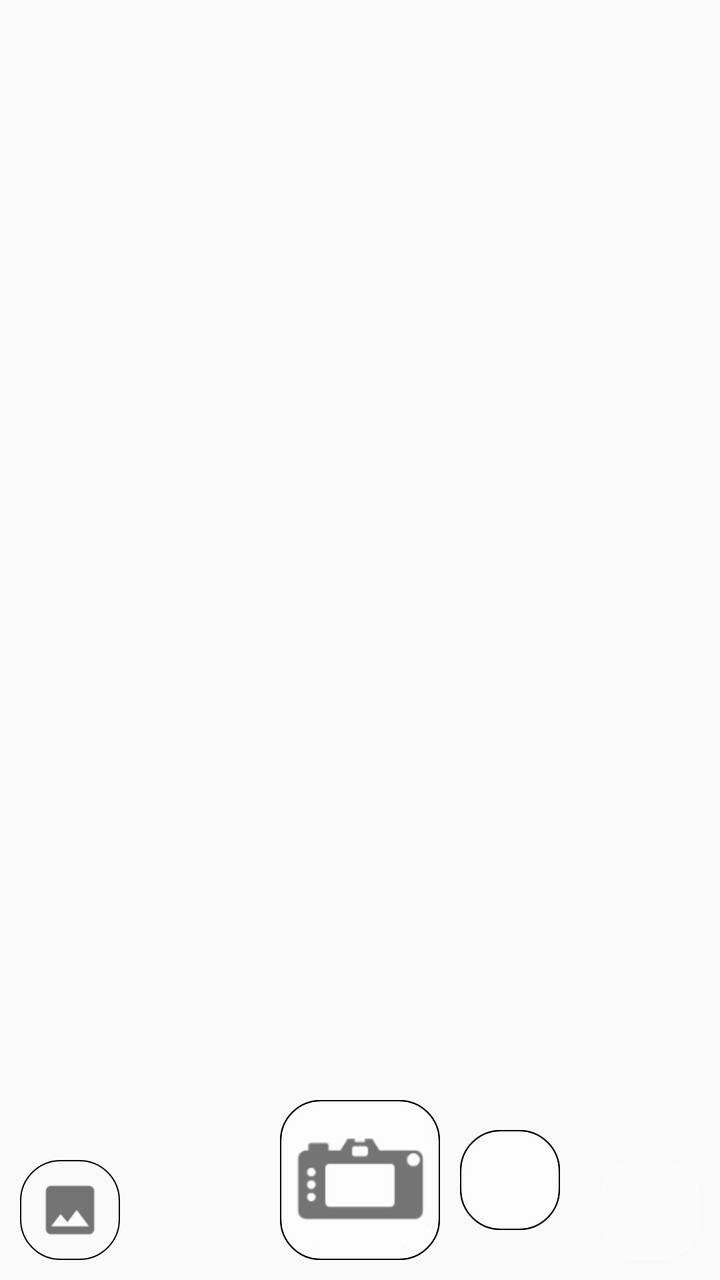
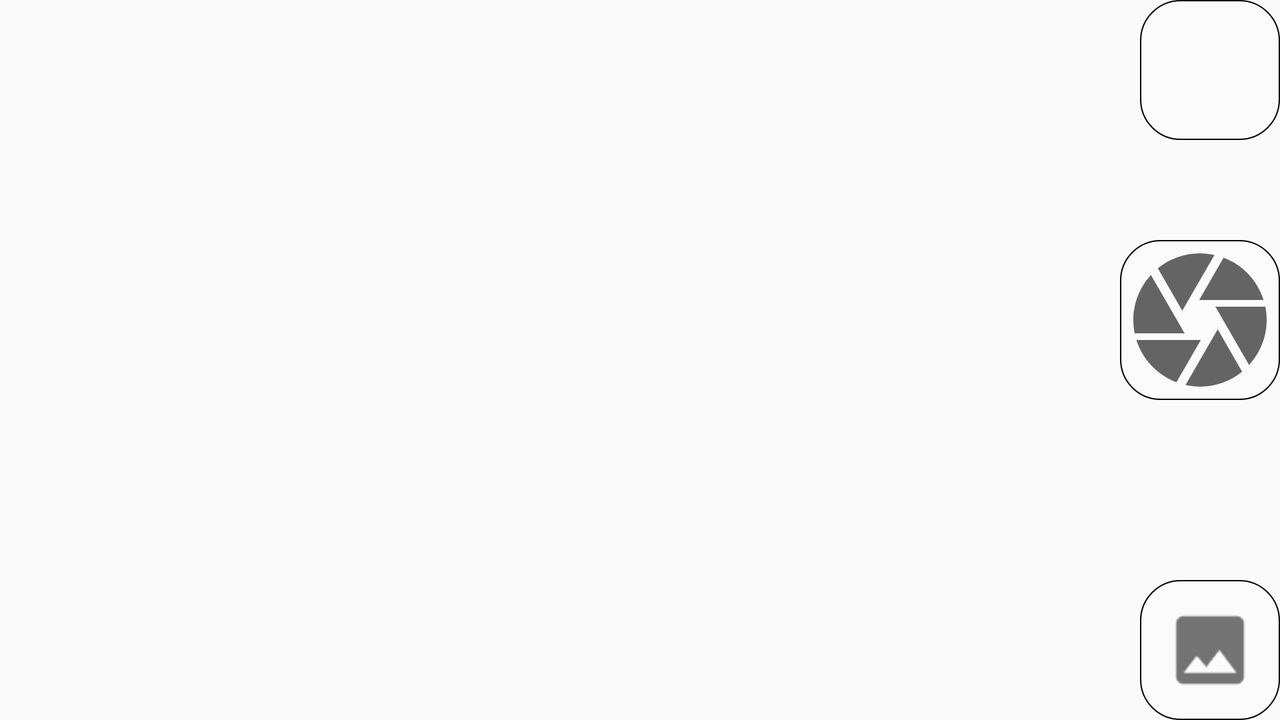

Two renders of one Android screen. The first uses the default layout on a phone; the second uses the alternative layout the repository ships for a different screen configuration, on a matching device. The two XML files are below.
<!-- AndroidManifest.xml: activity theme Theme.AppCompat.Light.NoActionBar -->
<!-- res/layout/activity_main.xml -->
<?xml version="1.0" encoding="utf-8"?>
<androidx.constraintlayout.widget.ConstraintLayout
    xmlns:android="http://schemas.android.com/apk/res/android"
    xmlns:app="http://schemas.android.com/apk/res-auto"
    xmlns:tools="http://schemas.android.com/tools"
    android:layout_width="match_parent"
    android:layout_height="match_parent"
    tools:context=".activities.MainActivity">


    <FrameLayout
        android:layout_width="match_parent"
        android:layout_height="match_parent"
        android:fitsSystemWindows="true"
        app:layout_constraintBottom_toBottomOf="parent"
        app:layout_constraintEnd_toEndOf="parent"
        app:layout_constraintStart_toStartOf="parent"
        app:layout_constraintTop_toTopOf="parent">


        <TextureView
            android:id="@+id/textureView"
            android:layout_width="match_parent"
            android:layout_height="match_parent"
            android:layout_above="@+id/btnCapture" />

        <ProgressBar
            android:id="@+id/progress_loader"
            style="?android:attr/progressBarStyle"
            android:layout_width="50dp"
            android:layout_height="50dp"
            android:layout_centerInParent="true"
            android:layout_gravity="center_vertical|center_horizontal"
            android:visibility="invisible" />

        <androidx.constraintlayout.widget.ConstraintLayout
            android:layout_width="match_parent"
            android:layout_height="match_parent">

            <LinearLayout
                android:id="@+id/linearLayout5"
                android:layout_width="wrap_content"
                android:layout_height="wrap_content"
                android:background="@drawable/button_opaque_background"
                app:layout_constraintBottom_toBottomOf="parent"
                app:layout_constraintEnd_toEndOf="parent"
                android:layout_marginBottom="10dp"
                app:layout_constraintStart_toStartOf="parent">

                <LinearLayout
                    android:layout_width="wrap_content"
                    android:layout_height="wrap_content"
                    android:background="@drawable/button_trasp_background">

                    <ImageButton
                        android:id="@+id/button_capture"
                        android:layout_width="80dp"
                        android:layout_height="80dp"
                        android:background="@color/transparent"
                        android:scaleType="centerCrop"
                        android:src="@drawable/ic_camera_icon"
                        android:text="@string/dummy_button"
                        android:visibility="visible" />
                </LinearLayout>
            </LinearLayout>

            <LinearLayout
                android:id="@+id/ll_end_session"
                android:layout_width="wrap_content"
                android:layout_height="wrap_content"
                android:layout_marginStart="10dp"
                android:background="@drawable/button_opaque_background"
                android:orientation="horizontal"
                app:layout_constraintBottom_toBottomOf="@+id/fullscreen_content_controls3"
                app:layout_constraintStart_toEndOf="@+id/linearLayout5"
                app:layout_constraintTop_toTopOf="@+id/linearLayout5">

                <LinearLayout
                    android:layout_width="wrap_content"
                    android:layout_height="wrap_content"
                    android:layout_gravity="bottom"
                    android:background="@drawable/button_trasp_background">

                    <ImageButton
                        android:id="@+id/button_end_session"
                        android:layout_width="50dp"
                        android:layout_height="50dp"
                        android:background="@color/transparent"
                        android:scaleType="centerCrop"
                        android:src="@drawable/ic_check"
                        android:text="@string/dummy_button" />
                </LinearLayout>
            </LinearLayout>


            <LinearLayout
                android:id="@+id/fullscreen_content_controls2"
                style="?metaButtonBarStyle"
                android:layout_width="wrap_content"
                android:layout_height="wrap_content"
                android:layout_gravity="bottom|start"
                android:layout_marginEnd="10dp"
                android:layout_marginBottom="10dp"
                android:background="@drawable/button_opaque_background"
                android:backgroundTint="@color/opaque_white"
                android:orientation="horizontal"
                app:layout_constraintBottom_toBottomOf="parent"
                app:layout_constraintEnd_toEndOf="parent"
                tools:ignore="UselessParent">


                <LinearLayout
                    android:id="@+id/linearLayout4"
                    android:layout_width="wrap_content"
                    android:layout_height="wrap_content">

                    <ImageButton
                        android:id="@+id/settings"
                        android:layout_width="50dp"
                        android:layout_height="50dp"
                        android:background="@color/transparent"
                        android:scaleType="centerCrop"
                        android:src="@drawable/ic_settings_black"
                        android:text="@string/dummy_button" />
                </LinearLayout>

            </LinearLayout>




            <LinearLayout
                android:id="@+id/fullscreen_content_controls3"
                style="?metaButtonBarStyle"
                android:layout_width="wrap_content"
                android:layout_height="wrap_content"
                android:layout_gravity="bottom|start"
                android:layout_marginStart="10dp"
                android:layout_marginBottom="10dp"
                android:background="@drawable/button_opaque_background"
                android:backgroundTint="@color/opaque_white"
                android:orientation="horizontal"
                app:layout_constraintBottom_toBottomOf="parent"
                app:layout_constraintStart_toStartOf="parent"
                tools:ignore="UselessParent">

                <LinearLayout
                    android:layout_width="wrap_content"
                    android:layout_height="wrap_content"
                    android:background="@drawable/button_trasp_background">

                    <ImageButton
                        android:id="@+id/gallery"
                        android:layout_width="50dp"
                        android:layout_height="50dp"
                        android:background="@color/transparent"
                        android:scaleType="centerCrop"
                        android:src="@drawable/ic_gallery"
                        android:text="@string/dummy_button" />
                </LinearLayout>
            </LinearLayout>


        </androidx.constraintlayout.widget.ConstraintLayout>




    </FrameLayout>


</androidx.constraintlayout.widget.ConstraintLayout>
<!-- resources referenced by this layout -->
<resources>
  <color name="opaque_white">#80FFFFFF</color>
  <color name="transparent">#00FFFFFF</color>
  <!-- drawable button_opaque_background (drawable-xhdpi) -->
  <?xml version="1.0" encoding="utf-8"?>
  <selector xmlns:android="http://schemas.android.com/apk/res/android" >
      <item android:state_pressed="true" >
          <shape android:shape="rectangle"  >
              <corners android:radius="20dip" />
              <stroke android:width="0.5dip"
                  android:color="#000001" />
              <gradient android:angle="-90"
                  android:startColor="@color/opaque_white"
                  android:endColor="@color/opaque_white"  />
          </shape>
      </item>
      <item android:state_focused="true">
          <shape android:shape="rectangle"  >
              <corners android:radius="20dip" />
              <stroke android:width="0.5dip"
                  android:color="@color/opaque_white" />
              <solid android:color="@color/opaque_white"/>
          </shape>
      </item>
      <item >
          <shape android:shape="rectangle"  >
              <corners android:radius="20dip" />
              <stroke android:width="0.5dip"
                  android:color="#000000" />
              <gradient android:angle="-90"
                  android:startColor="@color/opaque_white"
                  android:endColor="@color/opaque_white" />
          </shape>
      </item>
  </selector>
  <!-- drawable button_trasp_background (drawable-xhdpi) -->
  <?xml version="1.0" encoding="utf-8"?>
  <selector xmlns:android="http://schemas.android.com/apk/res/android" >
      <item android:state_pressed="true" >
          <shape android:shape="rectangle"  >
              <corners android:radius="20dip" />
              <stroke android:width="0.5dip"
                  android:color="#000001" />
              <gradient android:angle="-90"
                  android:startColor="@color/white"
                  android:endColor="@color/white"  />
          </shape>
      </item>
      <item android:state_focused="true">
          <shape android:shape="rectangle"  >
              <corners android:radius="20dip" />
              <stroke android:width="0.5dip"
                  android:color="@color/white" />
              <solid android:color="@color/white"/>
          </shape>
      </item>
      <item >
          <shape android:shape="rectangle"  >
              <corners android:radius="20dip" />
              <stroke android:width="0.5dip"
                  android:color="#000000" />
              <gradient android:angle="-90"
                  android:startColor="#00E9E9E9"
                  android:endColor="#00E9E9E9" />
          </shape>
      </item>
  </selector>
  <!-- drawable ic_camera_icon: png bitmap (drawable-hdpi, 943 bytes) -->
  <!-- drawable ic_gallery: png bitmap (drawable-hdpi, 514 bytes) -->
  <string name="dummy_button">Dummy Button</string>
  <color name="white">#FFFFFF</color>
</resources>
<!-- res/layout-land/activity_main.xml (the repository's variant of the layout above) -->
<!-- drawn on the phone turned sideways -->
<?xml version="1.0" encoding="utf-8"?>
<RelativeLayout
    xmlns:android="http://schemas.android.com/apk/res/android"
    xmlns:app="http://schemas.android.com/apk/res-auto"
    xmlns:tools="http://schemas.android.com/tools"
    android:layout_width="match_parent"
    android:layout_height="match_parent"
    tools:context=".activities.MainActivity">



    <FrameLayout
        android:layout_width="match_parent"
        android:layout_height="match_parent"
        android:fitsSystemWindows="true">

        <ProgressBar
            android:id="@+id/progress_loader"
            style="?android:attr/progressBarStyle"
            android:layout_width="wrap_content"
            android:layout_gravity="center_vertical|center_horizontal"
            android:layout_height="wrap_content"
            android:layout_centerInParent="true"
            android:visibility="gone" />



        <TextureView
            android:id="@+id/textureView"
            android:layout_width="match_parent"
            android:layout_height="match_parent"
            android:layout_above="@+id/btnCapture" />




        <LinearLayout
            android:id="@+id/fullscreen_content_controls"
            style="?metaButtonBarStyle"
            android:layout_width="wrap_content"
            android:layout_height="wrap_content"
            android:layout_marginBottom="20dp"
            android:layout_gravity="center|end"
            android:background="@drawable/button_opaque_background"
            android:backgroundTint="@color/opaque_white"

            android:orientation="horizontal"
            tools:ignore="UselessParent">

            <ImageButton
                android:id="@+id/btnCapture"
                android:layout_width="80dp"
                android:layout_height="80dp"
                android:background="@drawable/button_trasp_background"
                android:src="@drawable/ic_camera"
                android:scaleType="centerCrop"
                android:text="@string/dummy_button" />

        </LinearLayout>

        <LinearLayout
            android:id="@+id/fullscreen_content_controls2"
            style="?metaButtonBarStyle"
            android:layout_width="wrap_content"
            android:layout_height="wrap_content"
            android:layout_gravity="top|end"

            android:background="@drawable/button_opaque_background"
            android:backgroundTint="@color/opaque_white"
            android:orientation="horizontal"
            tools:ignore="UselessParent">

            <ImageButton
                android:id="@+id/settings"
                android:layout_width="70dp"
                android:layout_height="70dp"
                android:background="@drawable/button_trasp_background"
                android:scaleType="centerCrop"
                android:src="@drawable/ic_settings_black"
                android:text="@string/dummy_button" />

        </LinearLayout>

        <LinearLayout
            android:id="@+id/fullscreen_content_controls3"
            style="?metaButtonBarStyle"
            android:layout_width="wrap_content"
            android:layout_height="wrap_content"
            android:background="@drawable/button_opaque_background"
            android:backgroundTint="@color/opaque_white"
            android:layout_gravity="bottom|end"
            android:orientation="horizontal"
            tools:ignore="UselessParent">

            <ImageButton
                android:id="@+id/gallery"
                android:layout_width="70dp"
                android:layout_height="70dp"
                android:background="@drawable/button_trasp_background"
                android:scaleType="centerCrop"
                android:src="@drawable/ic_gallery"
                android:text="@string/dummy_button" />

        </LinearLayout>
    </FrameLayout>


</RelativeLayout>
<!-- resources referenced by the variant -->
<!-- as the phone turned sideways resolves them -->
<resources>
  <color name="opaque_white">#80FFFFFF</color>
  <!-- drawable button_opaque_background (drawable-xhdpi) -->
  <?xml version="1.0" encoding="utf-8"?>
  <selector xmlns:android="http://schemas.android.com/apk/res/android" >
      <item android:state_pressed="true" >
          <shape android:shape="rectangle"  >
              <corners android:radius="20dip" />
              <stroke android:width="0.5dip"
                  android:color="#000001" />
              <gradient android:angle="-90"
                  android:startColor="@color/opaque_white"
                  android:endColor="@color/opaque_white"  />
          </shape>
      </item>
      <item android:state_focused="true">
          <shape android:shape="rectangle"  >
              <corners android:radius="20dip" />
              <stroke android:width="0.5dip"
                  android:color="@color/opaque_white" />
              <solid android:color="@color/opaque_white"/>
          </shape>
      </item>
      <item >
          <shape android:shape="rectangle"  >
              <corners android:radius="20dip" />
              <stroke android:width="0.5dip"
                  android:color="#000000" />
              <gradient android:angle="-90"
                  android:startColor="@color/opaque_white"
                  android:endColor="@color/opaque_white" />
          </shape>
      </item>
  </selector>
  <!-- drawable button_trasp_background (drawable-xhdpi) -->
  <?xml version="1.0" encoding="utf-8"?>
  <selector xmlns:android="http://schemas.android.com/apk/res/android" >
      <item android:state_pressed="true" >
          <shape android:shape="rectangle"  >
              <corners android:radius="20dip" />
              <stroke android:width="0.5dip"
                  android:color="#000001" />
              <gradient android:angle="-90"
                  android:startColor="@color/white"
                  android:endColor="@color/white"  />
          </shape>
      </item>
      <item android:state_focused="true">
          <shape android:shape="rectangle"  >
              <corners android:radius="20dip" />
              <stroke android:width="0.5dip"
                  android:color="@color/white" />
              <solid android:color="@color/white"/>
          </shape>
      </item>
      <item >
          <shape android:shape="rectangle"  >
              <corners android:radius="20dip" />
              <stroke android:width="0.5dip"
                  android:color="#000000" />
              <gradient android:angle="-90"
                  android:startColor="#00E9E9E9"
                  android:endColor="#00E9E9E9" />
          </shape>
      </item>
  </selector>
  <!-- drawable ic_camera (drawable) -->
  <vector android:alpha="0.6" android:height="24dp"
      android:viewportHeight="24.0" android:viewportWidth="24.0"
      android:width="24dp" xmlns:android="http://schemas.android.com/apk/res/android">
      <path android:fillColor="#FF000000" android:pathData="M9.4,10.5l4.77,-8.26C13.47,2.09 12.75,2 12,2c-2.4,0 -4.6,0.85 -6.32,2.25l3.66,6.35 0.06,-0.1zM21.54,9c-0.92,-2.92 -3.15,-5.26 -6,-6.34L11.88,9h9.66zM21.8,10h-7.49l0.29,0.5 4.76,8.25C21,16.97 22,14.61 22,12c0,-0.69 -0.07,-1.35 -0.2,-2zM8.54,12l-3.9,-6.75C3.01,7.03 2,9.39 2,12c0,0.69 0.07,1.35 0.2,2h7.49l-1.15,-2zM2.46,15c0.92,2.92 3.15,5.26 6,6.34L12.12,15L2.46,15zM13.73,15l-3.9,6.76c0.7,0.15 1.42,0.24 2.17,0.24 2.4,0 4.6,-0.85 6.32,-2.25l-3.66,-6.35 -0.93,1.6z"/>
  </vector>
  <!-- drawable ic_gallery: png bitmap (drawable-hdpi, 514 bytes) -->
  <string name="dummy_button">Dummy Button</string>
  <color name="white">#FFFFFF</color>
</resources>
